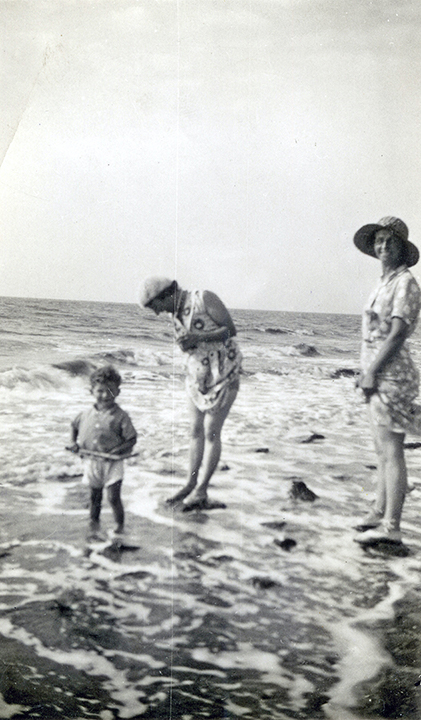
#> input picture image-restoration/images/Beach.jpg, 421 x 720 px, given in place of motion_test.mp4, which was not available
$ jupyter execute motion_detection.ipynb   (text cells are left out)
#> lines starting #> are read from the running program, lines starting #| are printed output that depends on the picture; after the words box and inside, x2 and y2 are one past the last pixel; in counts of white or black regions, pixels touching at a corner belong together; pictures that were not available may be replaced by others from this repository, and a replacement may not be noted
[cell 1]
import cv2
from IPython.display import Video, HTML
import numpy as np

[cell 2]
input_video = 'motion_test.mp4'
Video(input_video)

[cell 3]
video_cap = cv2.VideoCapture(input_video)
if not video_cap.isOpened():
    print('Unable to Open: ' + input_video)

frame_w = int(video_cap.get(cv2.CAP_PROP_FRAME_WIDTH))
frame_h = int(video_cap.get(cv2.CAP_PROP_FRAME_HEIGHT))
fps = int(video_cap.get(cv2.CAP_PROP_FPS))

size = (frame_w, frame_h)
size_quad = (int(2 *frame_w), int(2*frame_h))

video_out_quad = cv2.VideoWriter('video_out_quad.mp4', cv2.VideoWriter_fourcc(*'XVID'), fps, size_quad)

[cell 4]
def DrawBanner(frame, text, banner_height_percent=0.08, font_scale =0.8, text_color=(0,255, 0), font_thickness=2):
    banner_height = int(banner_height_percent * frame.shape[0])
    cv2.rectangle(frame, (0,0), (frame.shape[1], banner_height), (0,0,0), thickness=-1)
    left_offset =20
    location =(left_offset, int(10 + (banner_height_percent * frame.shape[0])/2))
    cv2.putText(frame, text, location, cv2.FONT_HERSHEY_SIMPLEX, font_scale, text_color, font_thickness, cv2.LINE_AA)

[cell 5]
background_subtractor = cv2.createBackgroundSubtractorKNN(history=200)


ksize = (5,5)
red =(0, 0,255)
yellow = (0, 255, 255)

while True:
    ret, frame = video_cap.read()
#> frame is the input picture: shape (720, 421, 3); mean B, G, R 185.7, 188.1, 186.8

    if frame is None:
        break
    else:
        frame_erode = frame.copy()

    fg_mask = background_subtractor.apply(frame)
#> fg_mask: shape (720, 421); every value is 255
    motion_area = cv2.findNonZero(fg_mask)
#> motion_area = contour of 303120 points, box (x1, y1, x2, y2) (0, 0, 421, 720), area 0
    x, y, w, h = cv2.boundingRect(motion_area)
#> x = 0; y = 0; w = 421; h = 720

    fg_mask_erode = cv2.erode(fg_mask, np.ones(ksize, np.uint8))
    motion_area_erode = cv2.findNonZero(fg_mask_erode)
#> motion_area_erode has the same summary as motion_area
    xe, ye, we, he = cv2.boundingRect(motion_area_erode)
#> xe = 0; ye = 0; we = 421; he = 720

    if motion_area is not None:
        cv2.rectangle(frame, (x,y), (x+w, y+h), red, thickness=6)
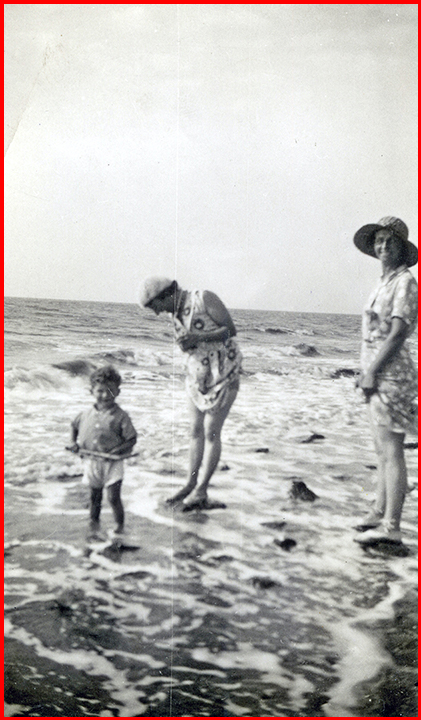
#> frame: shape (720, 421, 3); 2.62% of pixels changed, all inside (x1, y1, x2, y2) = (0, 0, 421, 720)

    if motion_area_erode is not None:
        cv2.rectangle(frame_erode, (xe, ye), (xe+we, ye+he), red, thickness=6)

    frame_fg_mask = cv2.cvtColor(fg_mask, cv2.COLOR_GRAY2BGR)
#> frame_fg_mask: shape (720, 421, 3); every value is 255
    frame_fg_mask_erode = cv2.cvtColor(fg_mask_erode, cv2.COLOR_GRAY2BGR)

    DrawBanner(frame_fg_mask, 'Foreground Mask')
#> in DrawBanner, `cv2.rectangle(frame, (0,0), (frame.shape[1], banner_height), (0,0,0), ..`:
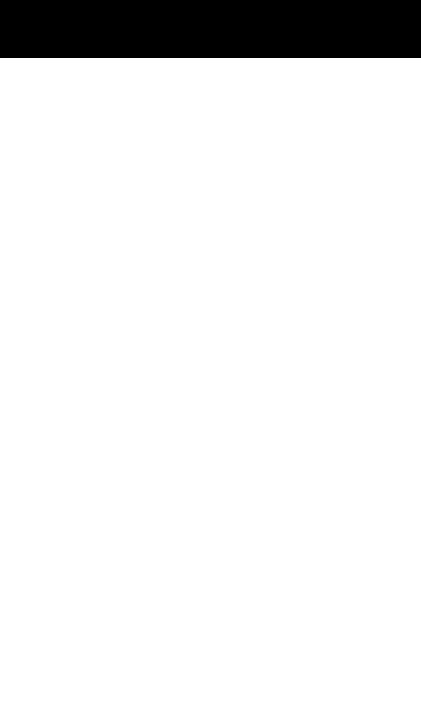
#> frame: shape (720, 421, 3); 91.9% white; 1 black region, box (x1, y1, x2, y2) and area: (0, 0, 421, 58) 24418
    DrawBanner(frame_fg_mask_erode, 'Foreground Mask Eroded')
#> call 2 of DrawBanner, with text = 'Foreground Mask Eroded', banner_height_percent = 0.08, font_scale = 0.8, text_color = (0, 255, 0), font_thickness = 2
#> in DrawBanner (call 2), `cv2.putText(frame, text, location, cv2.FONT_HERSHEY_SIMPLEX, font_scal..`:
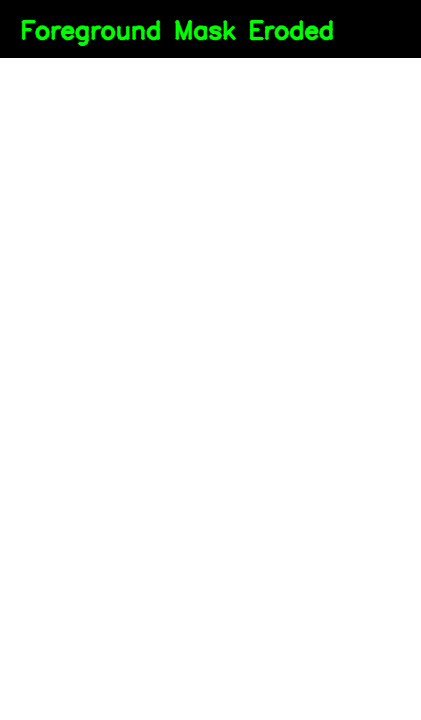
#> frame: shape (720, 421, 3); mean B, G, R 234.5, 236.7, 234.5

    frame_top = np.hstack([frame_fg_mask, frame])
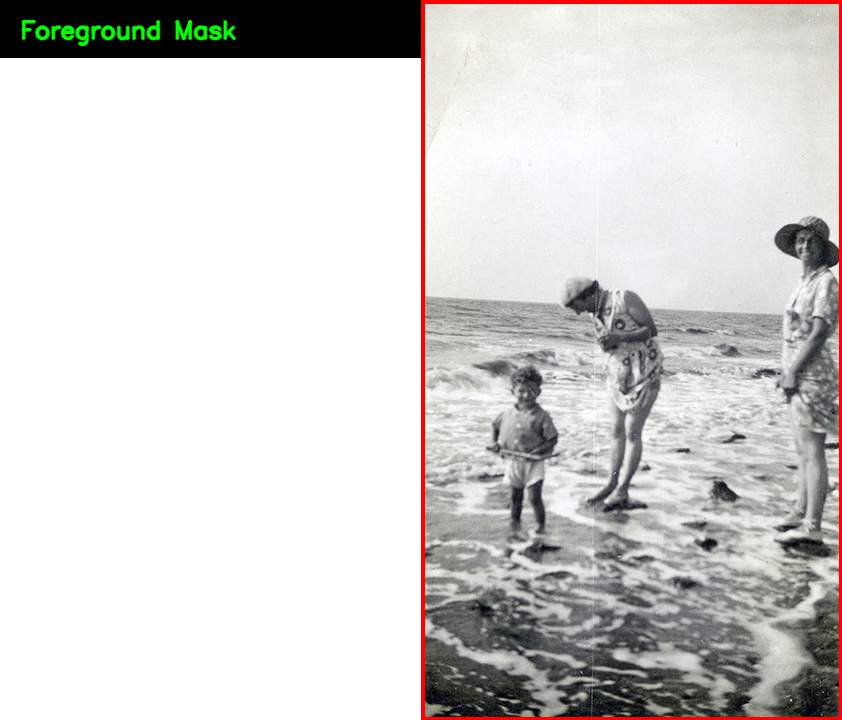
#> frame_top: shape (720, 842, 3); mean B, G, R 207.8, 209.7, 211.7
    frame_bot = np.hstack([frame_fg_mask_erode, frame_erode])
    frame_composite = np.vstack([frame_top, frame_bot])
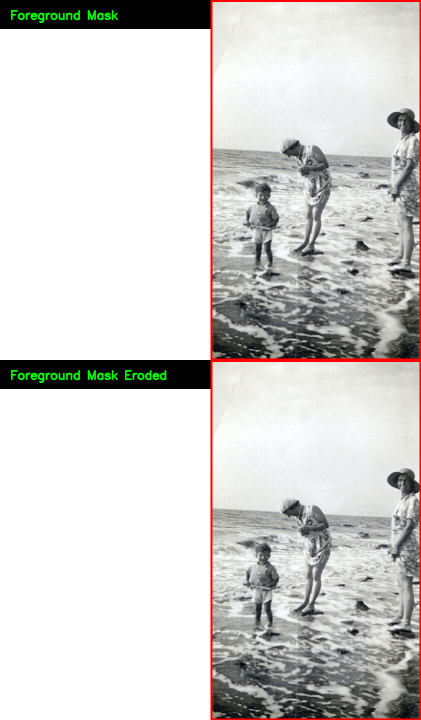
#> frame_composite: shape (1440, 842, 3) (shown at 1/2 size); mean B, G, R 207.8, 209.9, 211.7

    fc_h, fc_w, _ = frame_composite.shape
#> fc_h = 1440; fc_w = 842
    cv2.line(frame_composite, (0, int(fc_h/2)), (fc_w, int(fc_h/2)), yellow, thickness=1, lineType=cv2.LINE_AA)
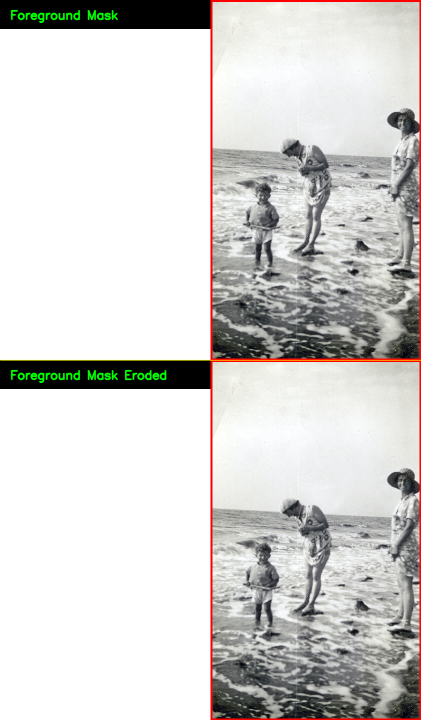
#> frame_composite: shape (1440, 842, 3) (shown at 1/2 size); 0.21% of pixels changed, all inside (x1, y1, x2, y2) = (0, 719, 842, 722)

    video_out_quad.write(frame_composite)

video_cap.release()
video_out_quad.release()

$ run again, on image-restoration/images/face-original.jpg
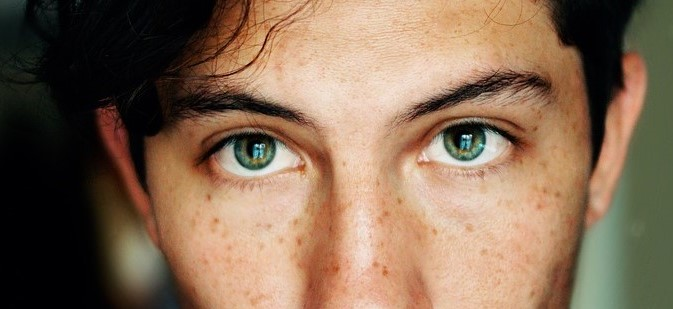
#> input picture image-restoration/images/face-original.jpg, 673 x 309 px, given in place of motion_test.mp4, which was not available
#> frame is the input picture: shape (309, 673, 3); mean B, G, R 84.4, 106.7, 132.5
#> fg_mask: shape (309, 673); every value is 255
#> motion_area = contour of 207957 points, box (x1, y1, x2, y2) (0, 0, 673, 309), area 0
#> x = 0; w = 673; h = 309
#> motion_area_erode has the same summary as motion_area
#> xe = 0; we = 673; he = 309
#> frame_fg_mask: shape (309, 673, 3); every value is 255
#> `frame_top = np.hstack([frame_fg_mask, frame])`:
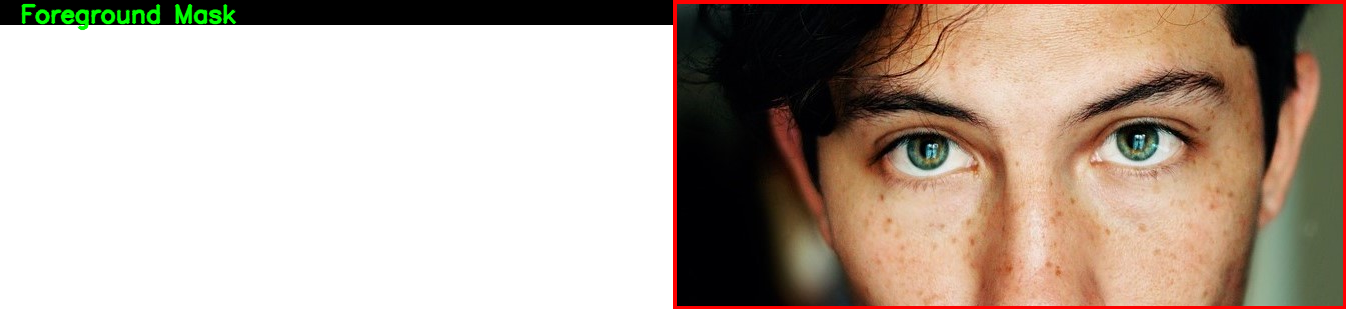
#> frame_top: shape (309, 1346, 3); mean B, G, R 158.3, 170.3, 186.1
#> `cv2.line(frame_composite, (0, int(fc_h/2)), (fc_w, int(fc_h/2)), yello..`:
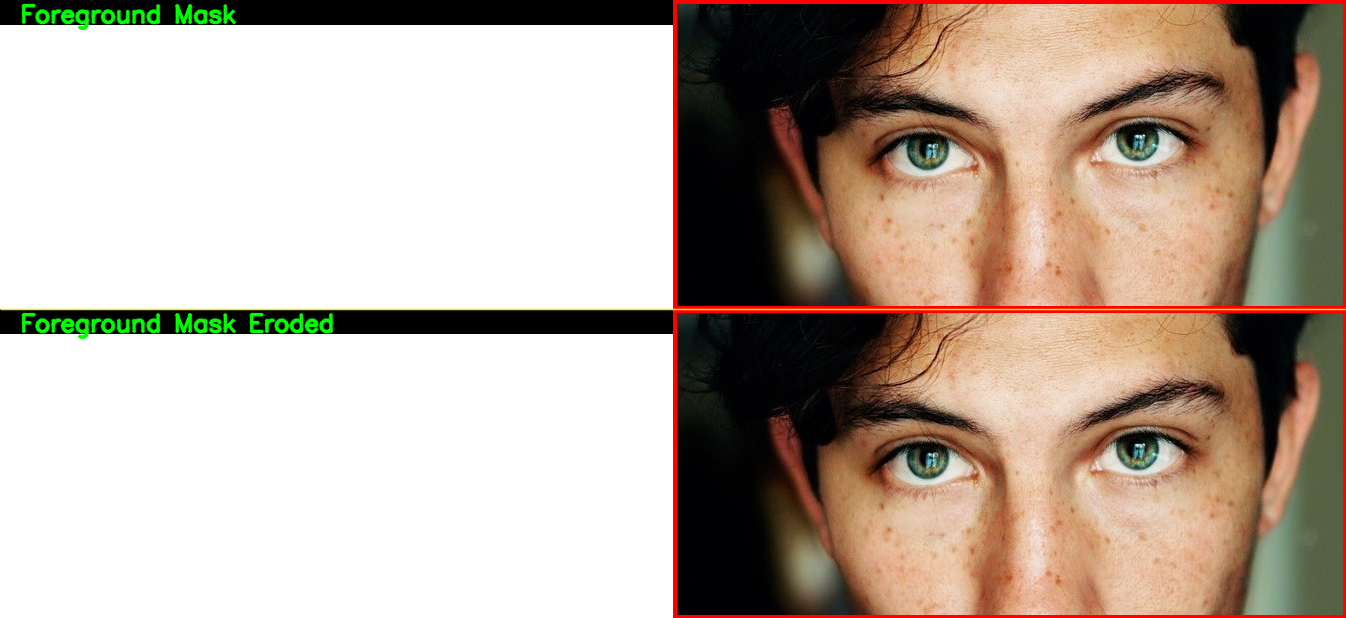
#> frame_composite: shape (618, 1346, 3); mean B, G, R 158.3, 171.1, 186.3
